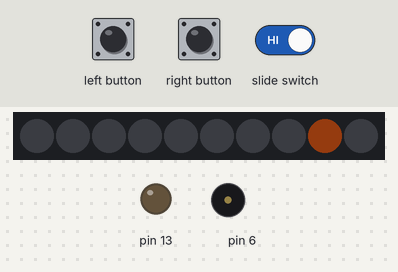
A sketch run on a simulated Arduino Uno, built for the host (arithmetic inside an expression is 32-bit, double 64-bit). On the bench: 10 RGB LEDs in strip order, left to right, output pins drawn as LEDs (lit = HIGH), buzzer (waves = sounding). The inputs (shaded band) are chosen by the test bench. Dim RGB values are drawn brighter than linear.

Above: at 1.7 s.
1.8 s: slide switch set LOW
At 3.0 s:
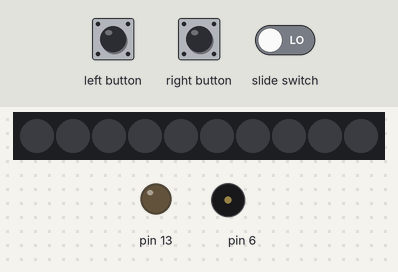
3.3 s: slide switch set HIGH
At 5.09 s:
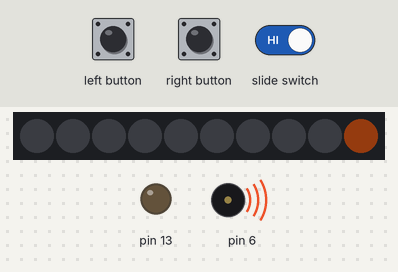
At 10.1 s:
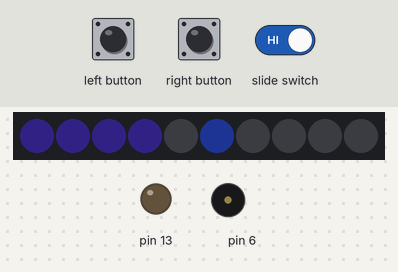
Timing chart, 0 to 12.3 s (numbered marks = the images above; inputs shaded):
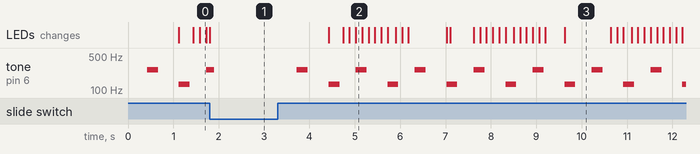

The sketch:

BounceAndChase.ino
```cpp
#include <Adafruit_CircuitPlayground.h>
#include "Chaser.h"
#include "Bouncer.h"

Chaser chaser(3000);
Bouncer bouncer(1300);

void setup() {
  // Serial.begin(9600);
  CircuitPlayground.begin();

  OCR0A = 0xAF;
  TIMSK0 |= _BV(OCIE0A);
}

SIGNAL(TIMER0_COMPA_vect) {
  unsigned long currentMillis = millis();

  if (CircuitPlayground.slideSwitch()) {
    chaser.chase(currentMillis);
    bouncer.bounce(currentMillis);
  } else {
    CircuitPlayground.clearPixels();
  }
}

void loop() {
  if(CircuitPlayground.leftButton()){
    CircuitPlayground.playTone(131, 10);
  }
  if(CircuitPlayground.rightButton()){
    CircuitPlayground.playTone(262, 10);
  }
}
```

Bouncer.cpp
```cpp
#include "Bouncer.h"

#define ORANGE 0xFF6319
#define BLUE 0x3857FB
#define DARKBLUE 0x251F68
#define OFFWHITE 0xE0DFD5
#define GREEN 0xB3DB7F
#define OFF 0x000000

Bouncer::Bouncer(int interval) {
  _rangeTop = interval;
}

void Bouncer::bounce(long currentMillis) {

  _currentPointInRange = currentMillis - _rangeBottom;

  // Trigger new range bottom
  if (_currentPointInRange >= _rangeTop) {

    _rangeBottom = currentMillis;
    return;
  }

  // ------------------------------------------ //
  if (_currentPointInRange <= _trigger_0) {
    CircuitPlayground.setPixelColor(5, ORANGE);

    return;
  }

  if (_currentPointInRange <= _trigger_1) {
    CircuitPlayground.setPixelColor(5, OFF);
    CircuitPlayground.setPixelColor(6, ORANGE);
    return;
  }

  if (_currentPointInRange <= _trigger_2) {
    CircuitPlayground.setPixelColor(6, OFF);
    CircuitPlayground.setPixelColor(7, ORANGE);
    return;
  }

  if (_currentPointInRange <= _trigger_3) {
    CircuitPlayground.setPixelColor(7, OFF);
    CircuitPlayground.setPixelColor(8, ORANGE);
    return;
  }

  if (_currentPointInRange <= _trigger_4) {
    CircuitPlayground.setPixelColor(8, OFF);
    CircuitPlayground.setPixelColor(9, ORANGE);
    if (CircuitPlayground.slideSwitch()) {
      CircuitPlayground.playTone(262, 100, false);
    }
    return;
  }

  if (_currentPointInRange <= _trigger_5) {
    CircuitPlayground.setPixelColor(9, OFF);
    CircuitPlayground.setPixelColor(8, ORANGE);
    return;
  }

  if (_currentPointInRange <= _trigger_6) {
    CircuitPlayground.setPixelColor(8, OFF);
    CircuitPlayground.setPixelColor(7, ORANGE);
    return;
  }

  if (_currentPointInRange <= _trigger_7) {
    CircuitPlayground.setPixelColor(7, OFF);
    CircuitPlayground.setPixelColor(6, ORANGE);
    return;
  }

  if (_currentPointInRange <= _trigger_8) {
    CircuitPlayground.setPixelColor(6, OFF);
    CircuitPlayground.setPixelColor(5, ORANGE);
    return;
  }

  if (_currentPointInRange <= _trigger_9) {
    CircuitPlayground.setPixelColor(5, BLUE);

    if (CircuitPlayground.slideSwitch()) {
      CircuitPlayground.playTone(131, 100, false);
    }
    return;
  }

}
```

Bouncer.h
```cpp
#ifndef BOUNCER_H
#define BOUNCER_H

#include <Adafruit_CircuitPlayground.h>

class Bouncer
{
  public:
    Bouncer(int interval = 1000);

    // methods
    void bounce(long currentMillis);

    private:
      // member variables
      unsigned long _rangeBottom = 0;
      unsigned long _currentPointInRange = 0;
      long _rangeTop = 1400;
      long _trigger_0 = _rangeTop * 0;
      long _trigger_1 = _rangeTop * .10;
      long _trigger_2 = _rangeTop * .20;
      long _trigger_3 = _rangeTop * .30;
      long _trigger_4 = _rangeTop * .40;
      long _trigger_5 = _rangeTop * .50;
      long _trigger_6 = _rangeTop * .60;
      long _trigger_7 = _rangeTop * .70;
      long _trigger_8 = _rangeTop * .80;
      long _trigger_9 = _rangeTop * .90;
};

#endif
```

Chaser.cpp
```cpp
#include "Chaser.h"

#define ORANGE 0xFF6319
#define BLUE 0x3857FB
#define DARKBLUE 0x251F68
#define OFFWHITE 0xE0DFD5
#define GREEN 0xB3DB7F
#define OFF 0x000000

Chaser::Chaser(int interval) {
  _rangeTop = interval;
}


void Chaser::chase(long currentMillis) {

  _currentPointInRange = currentMillis - _rangeBottom;

  if (_currentPointInRange >= _rangeTop) {
    _rangeBottom = currentMillis;
    return;
  }

  // ------------------------------------------ //

  if (_currentPointInRange <= _trigger_0) {
    CircuitPlayground.setPixelColor(0, DARKBLUE);
    return;
  }

  if (_currentPointInRange <= _trigger_1) {
    CircuitPlayground.setPixelColor(1, DARKBLUE);
    return;
  }

  if (_currentPointInRange <= _trigger_2) {
    CircuitPlayground.setPixelColor(2, DARKBLUE);
    return;
  }

  if (_currentPointInRange <= _trigger_3) {
    CircuitPlayground.setPixelColor(3, DARKBLUE);
    return;
  }

  if (_currentPointInRange <= _trigger_4) {
    CircuitPlayground.setPixelColor(4, DARKBLUE);
    return;
  }

  if (_currentPointInRange <= _trigger_5) {
    CircuitPlayground.setPixelColor(0, OFF);
    return;
  }

  if (_currentPointInRange <= _trigger_6) {
    CircuitPlayground.setPixelColor(1, OFF);
    return;
  }

  if (_currentPointInRange <= _trigger_7) {
    CircuitPlayground.setPixelColor(2, OFF);
    return;
  }

  if (_currentPointInRange <= _trigger_8) {
    CircuitPlayground.setPixelColor(3, OFF);
    return;
  }

  if (_currentPointInRange <= _trigger_9) {
    CircuitPlayground.setPixelColor(4, OFF);
    return;
  }
}
```

Chaser.h
```cpp
#ifndef CHASER_H
#define CHASER_H

#include <Adafruit_CircuitPlayground.h>
/* Not sure if I need this since I'm using circuit playground.
#if (ARDUINO >= 100)
  #include "Arduino.h"
#else
  #include "WProgram.h"
#endif
*/

class Chaser
{
  public:
    // constructor
    Chaser(int interval = 1000);

    // methods
    void chase(long currentMillis);

    private:
      // member variables
      unsigned long _rangeBottom = 0;
      unsigned long _currentPointInRange = 0;
      long _rangeTop = 1600;
      long _trigger_0 = _rangeTop * .01;
      long _trigger_1 = _rangeTop * .10;
      long _trigger_2 = _rangeTop * .20;
      long _trigger_3 = _rangeTop * .30;
      long _trigger_4 = _rangeTop * .40;
      long _trigger_5 = _rangeTop * .50;
      long _trigger_6 = _rangeTop * .60;
      long _trigger_7 = _rangeTop * .70;
      long _trigger_8 = _rangeTop * .80;
      long _trigger_9 = _rangeTop * .90;

};

#endif
```

Measured:
- after the input at 1.8 s, the LEDs: change at once (image 1)
- after the input at 3.3 s, tone on pin 6: silent → 262 Hz after 0.42 s, then repeats every 1.3 s: silent 0.46 s, 131 Hz 0.24 s, silent 0.36 s, 262 Hz 0.24 s; the LEDs: first change after 1.1 s (image 2 shows a later state)
- by itself, tone on pin 6: plays 262 Hz for 0.24 s, 131 Hz for 0.24 s, 262 Hz for 0.08 s
